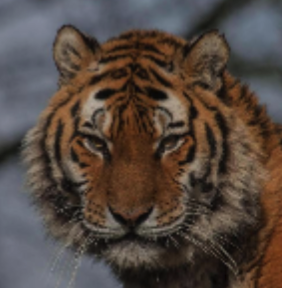
#> input picture examples/data/image1.png, 282 x 288 px, given in place of image1.jpeg, which was not available
$ python rgb_histograms.py
#> lines starting #> are read from the running program, lines starting #| are printed output that depends on the picture; pictures that were not available may be replaced by others from this repository, and a replacement may not be noted
# -*- coding: utf-8 -*-
"""rgb_histograms.ipynb

Automatically generated by Colaboratory.

Original file is located at
    https://colab.research.google.com/drive/1ZKRUlq54Wwt3nQNNrLOd-mb6MGZ2QT8i
"""

# !pip install gdown
#
# !gdown --id 1IQ90jtnITrrcBWsFjF8jkFXF7LAxDqLF

# Commented out IPython magic to ensure Python compatibility.
# %%time
# import zipfile
# zip_ref = zipfile.ZipFile("archive.zip", 'r')
# zip_ref.extractall("./scenery")
# zip_ref.close()

import matplotlib.pyplot as plt
def show_images(images, figsize=(20,10), columns = 5):
  plt.figure(figsize=figsize)
  for i, image in enumerate(images):
      plt.subplot(len(images) / columns + 1, columns, i + 1)
      plt.imshow(image)

import os
IMAGE_PATH="./scenery"
IMAGE_PATH = '../examples/data/'
file_names=os.listdir(IMAGE_PATH)
print(f"number of images: {len(file_names)}")

import numpy as np
import cv2
from PIL import Image
query_image_pillow=Image.open(f'{IMAGE_PATH}/image1.jpeg')
#> query_image_pillow is the input picture: PIL image 282x288 RGBA; mean R, G, B, A 83.8, 71.6, 64.4, 255
width, height = query_image_pillow.size
#> width = 282; height = 288
print(width, height)
#| 282 288
query_image=cv2.imread(f'{IMAGE_PATH}/image2.jpeg')
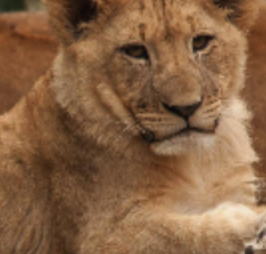
#> input picture examples/data/image10.png, 266 x 254 px, given in place of image2.jpeg, which was not available
#> query_image is the input picture: shape (254, 266, 3); mean B, G, R 68.3, 98.7, 135.6
query_hist_combined=cv2.calcHist([query_image],[0,1,2],None,[16,16,16],[0,256,0,256,0,256])
query_hist_combined = cv2.normalize(query_hist_combined, query_hist_combined).flatten()
#> query_hist_combined = 4096 values, max 0.466 at index 855, min 0 at index 3, mean 0.00125
print(query_hist_combined.shape)
#| (4096,)
show_images([np.array(query_image_pillow)])
#> the loop in show_images, `for i, image in enumerate(images):` made 1 pass

file_names=os.listdir(IMAGE_PATH)
hists=[]
for file_name in file_names:
  img=cv2.imread(f'{IMAGE_PATH}/{file_name}')
  hist_combined=cv2.calcHist([img],[0,1,2],None,[16,16,16],[0,256,0,256,0,256])
  hist_combined = cv2.normalize(hist_combined, hist_combined).flatten()
#> hist_combined = 4096 values, max 0.528 at index 1894, min 0 at index 2, mean 0.00152
#> pass 3 of the loop `for file_name in file_names:`:
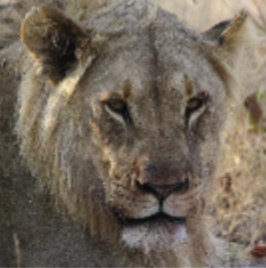
#> input picture examples/data/image11-like-image10.png, 266 x 268 px
#> img is the input picture: shape (268, 266, 3); mean B, G, R 90, 103.3, 113.7
#> hist_combined = 4096 values, max 0.32 at index 836, min 0 at index 2, mean 0.00151
#> the loop made 5 passes; the first 3 are shown
  hists.append({"hist":hist_combined,"file_name":file_name})

# Commented out IPython magic to ensure Python compatibility.
# %%time
found_images=[]
#> found_images = []
for hist in hists:
  similarity=cv2.compareHist(query_hist_combined,hist["hist"],cv2.HISTCMP_INTERSECT)
  found_images.append({"similarity":similarity,"file_name":hist["file_name"]})
#> pass 3 of the loop `for image_filename in found_images_filenames:`:
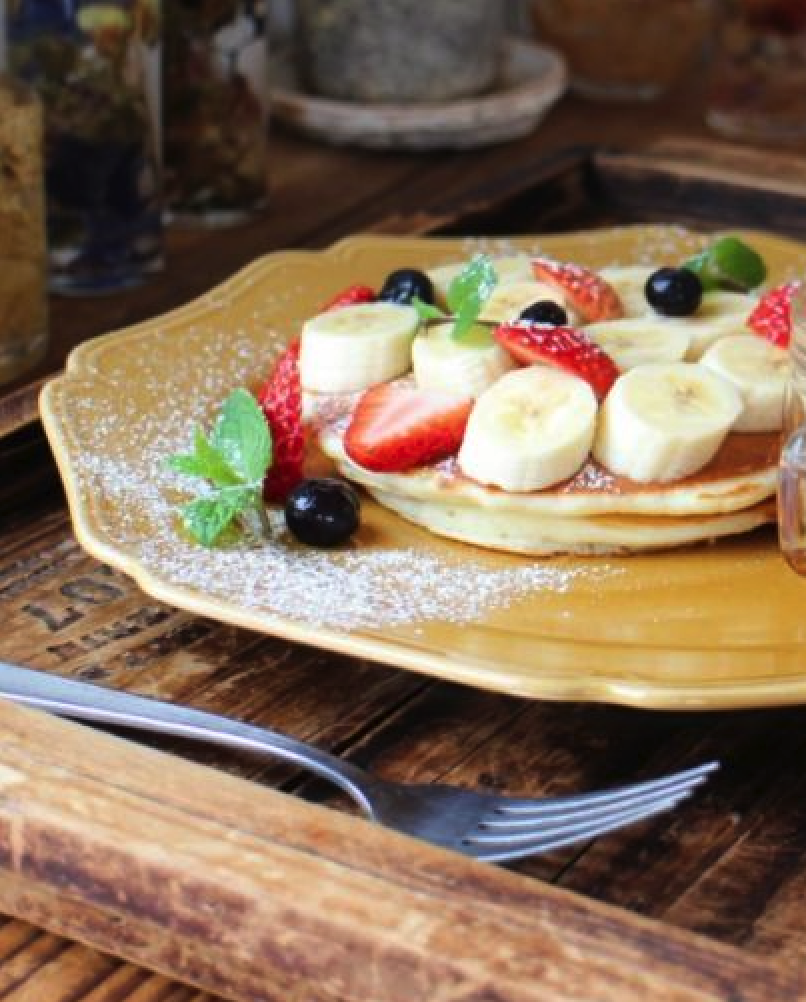
#> input picture examples/data/image13-like-image1.png, 806 x 1002 px
#> the loop made 5 passes; the first 3 are shown
found_images.sort(key=lambda item: item["similarity"],reverse=True)
found_images=found_images[:10]

print(found_images)
images_np=[]
found_images_filenames=list(map(lambda el: el["file_name"],found_images))
for image_filename in found_images_filenames:
  images_np.append(np.array(Image.open(f'{IMAGE_PATH}/{image_filename}')))

#> (the run stopped early here; a loop or call above may not have finished)
